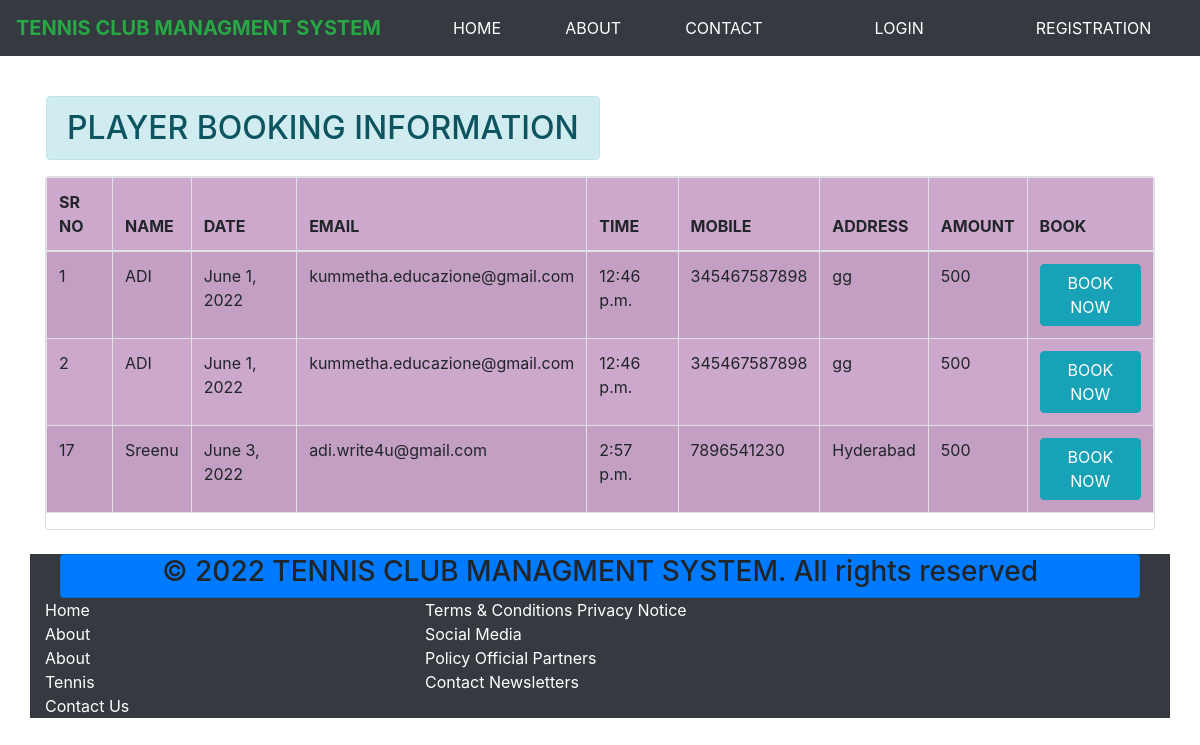
Page /tennis-booking-detailes on the committed database.
### ClubApp/models.py (models this page shows)
class Book_ground(models.Model):
    name = models.CharField(max_length=20)
    date = models.DateField()
    email = models.EmailField()
    time = models.TimeField()
    mobile = models.CharField(max_length=10)
    address = models.CharField(max_length=10)

### ClubApp/views.py (the view)
# urls.py: path('tennis-booking-detailes',views.tennis_booking,name="tennis-detailes"),
def tennis_booking(request):
  bk = Book_ground.objects.all()
  return render(request, 'C/tennis_booking.html',{'bk':bk})

### ClubApp/templates/C/tennis_booking.html (shortened to what this page needs)
{% extends "C/base.html" %} {% load static %} {% block content %}
<div class="container mt-5">
    <div class="row">
        <h2 class="alert alert-info ml-3">PLAYER BOOKING INFORMATION </h2>
        <div class="col-sm-12">
            <div class="card">
                <div class="cardbody">
                    <table class="table table-striped table-bordered table-hover">
                        <thead>
                            <tr>
                                <th scope="col">SR NO</th>
                                <th scope="col">NAME</th>
                                <th scope="col">DATE</th>
                                <th scope="col">EMAIL</th>
                                <th scope="col">TIME</th>
                                <th scope="col">MOBILE</th>
                                <th scope="col">ADDRESS</th>
                                <th scope="col">AMOUNT</th>
                                <th>BOOK</th>
                            </tr>
                        </thead>
                        <tbody>
                            {% for i in bk %}
                            <tr>
                                <td>{{i.id}}</td>
                                <td>{{i.name}}</td>
                                <td>{{i.date}}</td>
                                <td>{{i.email}}</td>
                                <td>{{i.time}}</td>
                                <td>{{i.mobile}}</td>
                                <td>{{i.address}}</td>
                                <td class="">500</td>
                                <td>
                                    <a href="" class="btn btn-info" onclick="fun();">
                                        BOOK NOW
                                        </a>
                                </td>
                            </tr>
                            {% endfor %}
                        </tbody>
                    </table>
                </div>
            </div>
        </div>
    </div>
</div>
{% endblock %}

### ClubApp/templates/C/base.html (shortened to what this page needs)
<!doctype html>
<html lang="en">
<head>
    <link rel="stylesheet" href="https://cdn.jsdelivr.net/npm/bootstrap@4.6.1/dist/css/bootstrap.min.css">
</head>
<body>
    <h1>Hello, world!</h1>
    {% include "c/navbar.html" %} {% block content %} {% endblock content %} {% include "c/footer.html" %}
</body>
</html>

### ClubApp/templates/C/navbar.html (shortened to what this page needs)
{% load static %}
<nav class="navbar navbar-expand-lg navbar-light bg-dark  fixed-top">
    <a class="navbar-brand text-success  border-danger" href="#"><b>TENNIS CLUB MANAGMENT SYSTEM</b></a>
    <div class="collapse navbar-collapse" id="navbarNav">
        <ul class="navbar-nav">
            <li class="nav-item active">
                <a class="nav-link text-white   mx-5" href="{% url 'home' %}">HOME <span class="sr-only">(current)</span></a>
            </li>
            <li class="nav-item">
                <a class="nav-link     text-white    " href="{% url 'about' %}">ABOUT</a>
            </li>
            <li class="nav-item ">
                <a class="nav-link text-white  mx-5" href="{% url 'contact' %}">CONTACT</a>
            </li>
            {% if request.user.is_authenticated %}
            <li class="nav-item">
                <a class="nav-link     text-white " href="{% url 'booking' %}">T-BOOKING</a>
            </li>
            <li class="nav-item">
                <a class="nav-link     text-white " href="{% url 'detailes' %}">SHOW-DETAILES</a>
            </li>
            <li class=" nav-item ">
                <a class="nav-link text-white " href="{% url 'logout' %} ">{{user.username|title}}&nbsp;LOGOUT</a>
            </li>
            {% else %}
            <li class=" nav-item ">
                <a class="nav-link text-white mx-5 " href="{% url 'login' %} ">LOGIN </a>
            </li>
            <li class=" nav-item ">
                <a class="nav-link text-white mx-5 " href="{% url 'signup' %} ">REGISTRATION</a>
            </li>
            {% endif %}
        </ul>
    </div>
</nav>

### ClubApp/templates/C/footer.html
<br>
<div class="container shadow-md bg-dark ">
    <div class="container">
        <div class="card bg-primary">
            <h3 class="text-center">© 2022&nbsp;TENNIS CLUB MANAGMENT SYSTEM. All rights reserved</h3>
        </div>
    </div>
    <div class="row text-white">
        <div class="col-sm-4  ">
            <a href="#" class="text-white">Home</a  ><br>
            <a  href="#"   class="text-white" >About</a  ><br>
            <a  href="#"   class="text-white">About</a  ><br>
            <a  href="#"   class="text-white">Tennis</a  ><br>
            <a  href="#"   class="text-white">Contact Us</a  ><br>
        </div>
        <div class="col-sm-4">
            <a href="#"   class="text-white" >Terms & Conditions
             Privacy Notice</a  ><br>
            <a  href="#"   class="text-white"> Social Media</a  ><br>
            <a  href="#"   class="text-white">Policy Official Partners </a  ><br>
            <a  href="#"   class="text-white">Contact Newsletters </a  >
        </div>
    </div>
</div>
<br>

### ClubApp/templates/C/navbar.html (style rules this page uses)
b { border: 2px solid seagreen; border: none }

### ClubApp/templates/C/tennis_booking.html (style rules this page uses)
table { background-color: rgb(205, 168, 205); }

### rows in the picture
Book_ground: id "1", name "ADI", date "June 1, 2022", email "kummetha.educazione@gmail.com", time "12:46 p.m.", mobile "345467587898", address "gg"
Book_ground: id "2", name "ADI", date "June 1, 2022", email "kummetha.educazione@gmail.com", time "12:46 p.m.", mobile "345467587898", address "gg"
Book_ground: id "17", name "Sreenu", date "June 3, 2022", email "adi.write4u@gmail.com", time "2:57 p.m.", mobile "7896541230", address "Hyderabad"
